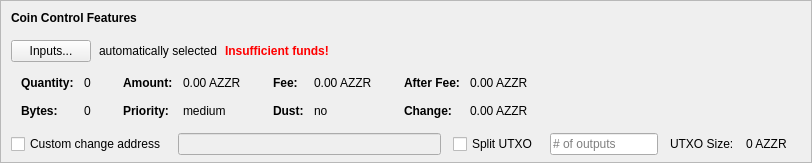
    <widget class="QFrame" name="frameCoinControl">
     <property name="sizePolicy">
      <sizepolicy hsizetype="Expanding" vsizetype="Expanding">
       <horstretch>0</horstretch>
       <verstretch>0</verstretch>
      </sizepolicy>
     </property>
     <property name="maximumSize">
      <size>
       <width>16777215</width>
       <height>16777215</height>
      </size>
     </property>
     <property name="frameShape">
      <enum>QFrame::StyledPanel</enum>
     </property>
     <property name="frameShadow">
      <enum>QFrame::Sunken</enum>
     </property>
     <layout class="QVBoxLayout" name="verticalLayoutCoinControl2">
      <property name="spacing">
       <number>0</number>
      </property>
      <property name="leftMargin">
       <number>0</number>
      </property>
      <property name="topMargin">
       <number>0</number>
      </property>
      <property name="rightMargin">
       <number>0</number>
      </property>
      <property name="bottomMargin">
       <number>6</number>
      </property>
      <item>
       <layout class="QVBoxLayout" name="verticalLayoutCoinControl" stretch="0,0,0,0,1">
        <property name="spacing">
         <number>0</number>
        </property>
        <property name="leftMargin">
         <number>10</number>
        </property>
        <property name="topMargin">
         <number>10</number>
        </property>
        <item>
         <layout class="QHBoxLayout" name="horizontalLayoutCoinControl1">
          <property name="bottomMargin">
           <number>15</number>
          </property>
          <item>
           <widget class="QLabel" name="labelCoinControlFeatures">
            <property name="sizePolicy">
             <sizepolicy hsizetype="Preferred" vsizetype="Maximum">
              <horstretch>0</horstretch>
              <verstretch>0</verstretch>
             </sizepolicy>
            </property>
            <property name="font">
             <font>
              <weight>75</weight>
              <bold>true</bold>
             </font>
            </property>
            <property name="styleSheet">
             <string notr="true">font-weight:bold;</string>
            </property>
            <property name="text">
             <string>Coin Control Features</string>
            </property>
           </widget>
          </item>
         </layout>
        </item>
        <item>
         <layout class="QHBoxLayout" name="horizontalLayoutCoinControl2" stretch="0,0,0,0">
          <property name="spacing">
           <number>8</number>
          </property>
          <property name="bottomMargin">
           <number>10</number>
          </property>
          <item>
           <widget class="QPushButton" name="pushButtonCoinControl">
            <property name="styleSheet">
             <string notr="true"/>
            </property>
            <property name="text">
             <string>Inputs...</string>
            </property>
            <property name="autoDefault">
             <bool>false</bool>
            </property>
           </widget>
          </item>
          <item>
           <widget class="QLabel" name="labelCoinControlAutomaticallySelected">
            <property name="text">
             <string>automatically selected</string>
            </property>
            <property name="margin">
             <number>5</number>
            </property>
           </widget>
          </item>
          <item>
           <widget class="QLabel" name="labelCoinControlInsuffFunds">
            <property name="font">
             <font>
              <weight>75</weight>
              <bold>true</bold>
             </font>
            </property>
            <property name="styleSheet">
             <string notr="true">color:red;font-weight:bold;</string>
            </property>
            <property name="text">
             <string>Insufficient funds!</string>
            </property>
            <property name="margin">
             <number>5</number>
            </property>
           </widget>
          </item>
          <item>
           <spacer name="horizontalSpacerCoinControl">
            <property name="orientation">
             <enum>Qt::Horizontal</enum>
            </property>
            <property name="sizeHint" stdset="0">
             <size>
              <width>40</width>
              <height>1</height>
             </size>
            </property>
           </spacer>
          </item>
         </layout>
        </item>
        <item>
         <widget class="QWidget" name="widgetCoinControl" native="true">
          <property name="sizePolicy">
           <sizepolicy hsizetype="Preferred" vsizetype="Preferred">
            <horstretch>0</horstretch>
            <verstretch>0</verstretch>
           </sizepolicy>
          </property>
          <property name="minimumSize">
           <size>
            <width>0</width>
            <height>0</height>
           </size>
          </property>
          <property name="styleSheet">
           <string notr="true"/>
          </property>
          <layout class="QHBoxLayout" name="horizontalLayoutCoinControl5">
           <property name="leftMargin">
            <number>0</number>
           </property>
           <property name="topMargin">
            <number>0</number>
           </property>
           <property name="rightMargin">
            <number>0</number>
           </property>
           <property name="bottomMargin">
            <number>0</number>
           </property>
           <item>
            <layout class="QHBoxLayout" name="horizontalLayoutCoinControl3" stretch="0,0,0,1">
             <property name="spacing">
              <number>20</number>
             </property>
             <property name="topMargin">
              <number>0</number>
             </property>
             <property name="bottomMargin">
              <number>10</number>
             </property>
             <item>
              <layout class="QFormLayout" name="formLayoutCoinControl1">
               <property name="horizontalSpacing">
                <number>10</number>
               </property>
               <property name="verticalSpacing">
                <number>14</number>
               </property>
               <property name="leftMargin">
                <number>10</number>
               </property>
               <property name="topMargin">
                <number>4</number>
               </property>
               <property name="rightMargin">
                <number>6</number>
               </property>
               <item row="0" column="0">
                <widget class="QLabel" name="labelCoinControlQuantityText">
                 <property name="font">
                  <font>
                   <weight>75</weight>
                   <bold>true</bold>
                  </font>
                 </property>
                 <property name="text">
                  <string>Quantity:</string>
                 </property>
                 <property name="margin">
                  <number>0</number>
                 </property>
                </widget>
               </item>
               <item row="0" column="1">
                <widget class="QLabel" name="labelCoinControlQuantity">
                 <property name="cursor">
                  <cursorShape>IBeamCursor</cursorShape>
                 </property>
                 <property name="contextMenuPolicy">
                  <enum>Qt::ActionsContextMenu</enum>
                 </property>
                 <property name="text">
                  <string notr="true">0</string>
                 </property>
                 <property name="margin">
                  <number>0</number>
                 </property>
                 <property name="textInteractionFlags">
                  <set>Qt::LinksAccessibleByMouse|Qt::TextSelectableByKeyboard|Qt::TextSelectableByMouse</set>
                 </property>
                </widget>
               </item>
               <item row="1" column="0">
                <widget class="QLabel" name="labelCoinControlBytesText">
                 <property name="font">
                  <font>
                   <weight>75</weight>
                   <bold>true</bold>
                  </font>
                 </property>
                 <property name="text">
                  <string>Bytes:</string>
                 </property>
                </widget>
               </item>
               <item row="1" column="1">
                <widget class="QLabel" name="labelCoinControlBytes">
                 <property name="cursor">
                  <cursorShape>IBeamCursor</cursorShape>
                 </property>
                 <property name="contextMenuPolicy">
                  <enum>Qt::ActionsContextMenu</enum>
                 </property>
                 <property name="text">
                  <string notr="true">0</string>
                 </property>
                 <property name="textInteractionFlags">
                  <set>Qt::LinksAccessibleByMouse|Qt::TextSelectableByKeyboard|Qt::TextSelectableByMouse</set>
                 </property>
                </widget>
               </item>
              </layout>
             </item>
             <item>
              <layout class="QFormLayout" name="formLayoutCoinControl2">
               <property name="horizontalSpacing">
                <number>10</number>
               </property>
               <property name="verticalSpacing">
                <number>14</number>
               </property>
               <property name="leftMargin">
                <number>6</number>
               </property>
               <property name="topMargin">
                <number>4</number>
               </property>
               <property name="rightMargin">
                <number>6</number>
               </property>
               <item row="0" column="0">
                <widget class="QLabel" name="labelCoinControlAmountText">
                 <property name="font">
                  <font>
                   <weight>75</weight>
                   <bold>true</bold>
                  </font>
                 </property>
                 <property name="text">
                  <string>Amount:</string>
                 </property>
                 <property name="margin">
                  <number>0</number>
                 </property>
                </widget>
               </item>
               <item row="0" column="1">
                <widget class="QLabel" name="labelCoinControlAmount">
                 <property name="cursor">
                  <cursorShape>IBeamCursor</cursorShape>
                 </property>
                 <property name="contextMenuPolicy">
                  <enum>Qt::ActionsContextMenu</enum>
                 </property>
                 <property name="text">
                  <string notr="true">0.00 AZZR</string>
                 </property>
                 <property name="textInteractionFlags">
                  <set>Qt::LinksAccessibleByMouse|Qt::TextSelectableByKeyboard|Qt::TextSelectableByMouse</set>
                 </property>
                </widget>
               </item>
               <item row="1" column="0">
                <widget class="QLabel" name="labelCoinControlPriorityText">
                 <property name="font">
                  <font>
                   <weight>75</weight>
                   <bold>true</bold>
                  </font>
                 </property>
                 <property name="text">
                  <string>Priority:</string>
                 </property>
                </widget>
               </item>
               <item row="1" column="1">
                <widget class="QLabel" name="labelCoinControlPriority">
                 <property name="cursor">
                  <cursorShape>IBeamCursor</cursorShape>
                 </property>
                 <property name="contextMenuPolicy">
                  <enum>Qt::ActionsContextMenu</enum>
                 </property>
                 <property name="text">
                  <string>medium</string>
                 </property>
                 <property name="textInteractionFlags">
                  <set>Qt::LinksAccessibleByMouse|Qt::TextSelectableByKeyboard|Qt::TextSelectableByMouse</set>
                 </property>
                </widget>
               </item>
              </layout>
             </item>
             <item>
              <layout class="QFormLayout" name="formLayoutCoinControl3">
               <property name="horizontalSpacing">
                <number>10</number>
               </property>
               <property name="verticalSpacing">
                <number>14</number>
               </property>
               <property name="leftMargin">
                <number>6</number>
               </property>
               <property name="topMargin">
                <number>4</number>
               </property>
               <property name="rightMargin">
                <number>6</number>
               </property>
               <item row="0" column="0">
                <widget class="QLabel" name="labelCoinControlFeeText">
                 <property name="font">
                  <font>
                   <weight>75</weight>
                   <bold>true</bold>
                  </font>
                 </property>
                 <property name="text">
                  <string>Fee:</string>
                 </property>
                 <property name="margin">
                  <number>0</number>
                 </property>
                </widget>
               </item>
               <item row="0" column="1">
                <widget class="QLabel" name="labelCoinControlFee">
                 <property name="cursor">
                  <cursorShape>IBeamCursor</cursorShape>
                 </property>
                 <property name="contextMenuPolicy">
                  <enum>Qt::ActionsContextMenu</enum>
                 </property>
                 <property name="text">
                  <string notr="true">0.00 AZZR</string>
                 </property>
                 <property name="textInteractionFlags">
                  <set>Qt::LinksAccessibleByMouse|Qt::TextSelectableByKeyboard|Qt::TextSelectableByMouse</set>
                 </property>
                </widget>
               </item>
               <item row="1" column="0">
                <widget class="QLabel" name="labelCoinControlLowOutputText">
                 <property name="font">
                  <font>
                   <weight>75</weight>
                   <bold>true</bold>
                  </font>
                 </property>
                 <property name="text">
                  <string>Dust:</string>
                 </property>
                </widget>
               </item>
               <item row="1" column="1">
                <widget class="QLabel" name="labelCoinControlLowOutput">
                 <property name="cursor">
                  <cursorShape>IBeamCursor</cursorShape>
                 </property>
                 <property name="contextMenuPolicy">
                  <enum>Qt::ActionsContextMenu</enum>
                 </property>
                 <property name="text">
                  <string>no</string>
                 </property>
                 <property name="textInteractionFlags">
                  <set>Qt::LinksAccessibleByMouse|Qt::TextSelectableByKeyboard|Qt::TextSelectableByMouse</set>
                 </property>
                </widget>
               </item>
              </layout>
             </item>
             <item>
              <layout class="QFormLayout" name="formLayoutCoinControl4">
               <property name="horizontalSpacing">
                <number>10</number>
               </property>
               <property name="verticalSpacing">
                <number>14</number>
               </property>
               <property name="leftMargin">
                <number>6</number>
               </property>
               <property name="topMargin">
                <number>4</number>
               </property>
               <property name="rightMargin">
                <number>6</number>
               </property>
               <item row="0" column="0">
                <widget class="QLabel" name="labelCoinControlAfterFeeText">
                 <property name="font">
                  <font>
                   <weight>75</weight>
                   <bold>true</bold>
                  </font>
                 </property>
                 <property name="text">
                  <string>After Fee:</string>
                 </property>
                 <property name="margin">
                  <number>0</number>
                 </property>
                </widget>
               </item>
               <item row="0" column="1">
                <widget class="QLabel" name="labelCoinControlAfterFee">
                 <property name="cursor">
                  <cursorShape>IBeamCursor</cursorShape>
                 </property>
                 <property name="contextMenuPolicy">
                  <enum>Qt::ActionsContextMenu</enum>
                 </property>
                 <property name="text">
                  <string notr="true">0.00 AZZR</string>
                 </property>
                 <property name="textInteractionFlags">
                  <set>Qt::LinksAccessibleByMouse|Qt::TextSelectableByKeyboard|Qt::TextSelectableByMouse</set>
                 </property>
                </widget>
               </item>
               <item row="1" column="0">
                <widget class="QLabel" name="labelCoinControlChangeText">
                 <property name="font">
                  <font>
                   <weight>75</weight>
                   <bold>true</bold>
                  </font>
                 </property>
                 <property name="text">
                  <string>Change:</string>
                 </property>
                </widget>
               </item>
               <item row="1" column="1">
                <widget class="QLabel" name="labelCoinControlChange">
                 <property name="cursor">
                  <cursorShape>IBeamCursor</cursorShape>
                 </property>
                 <property name="contextMenuPolicy">
                  <enum>Qt::ActionsContextMenu</enum>
                 </property>
                 <property name="text">
                  <string notr="true">0.00 AZZR</string>
                 </property>
                 <property name="textInteractionFlags">
                  <set>Qt::LinksAccessibleByMouse|Qt::TextSelectableByKeyboard|Qt::TextSelectableByMouse</set>
                 </property>
                </widget>
               </item>
              </layout>
             </item>
            </layout>
           </item>
          </layout>
         </widget>
        </item>
        <item>
         <layout class="QHBoxLayout" name="horizontalLayoutCoinControl4" stretch="0,0,0,0,0,0,0">
          <property name="spacing">
           <number>12</number>
          </property>
          <property name="sizeConstraint">
           <enum>QLayout::SetDefaultConstraint</enum>
          </property>
          <property name="topMargin">
           <number>5</number>
          </property>
          <property name="rightMargin">
           <number>5</number>
          </property>
          <item>
           <widget class="QCheckBox" name="checkBoxCoinControlChange">
            <property name="toolTip">
             <string>If this is activated, but the change address is empty or invalid, change will be sent to a newly generated address.</string>
            </property>
            <property name="text">
             <string>Custom change address</string>
            </property>
           </widget>
          </item>
          <item>
           <widget class="QValidatedLineEdit" name="lineEditCoinControlChange">
            <property name="enabled">
             <bool>false</bool>
            </property>
            <property name="sizePolicy">
             <sizepolicy hsizetype="Expanding" vsizetype="Fixed">
              <horstretch>0</horstretch>
              <verstretch>0</verstretch>
             </sizepolicy>
            </property>
           </widget>
          </item>
          <item>
           <widget class="QCheckBox" name="splitBlockCheckBox">
            <property name="text">
             <string>Split UTXO</string>
            </property>
           </widget>
          </item>
          <item>
           <widget class="QLineEdit" name="splitBlockLineEdit">
            <property name="sizePolicy">
             <sizepolicy hsizetype="Fixed" vsizetype="Fixed">
              <horstretch>50</horstretch>
              <verstretch>0</verstretch>
             </sizepolicy>
            </property>
            <property name="placeholderText">
             <string># of outputs</string>
            </property>
           </widget>
          </item>
          <item>
           <widget class="QLabel" name="labelBlockSizeText">
            <property name="text">
             <string>UTXO Size:</string>
            </property>
           </widget>
          </item>
          <item>
           <widget class="QLabel" name="labelBlockSize">
            <property name="text">
             <string>0 AZZR</string>
            </property>
           </widget>
          </item>
          <item>
           <widget class="QLabel" name="labelCoinControlChangeLabel">
            <property name="sizePolicy">
             <sizepolicy hsizetype="Preferred" vsizetype="Expanding">
              <horstretch>0</horstretch>
              <verstretch>0</verstretch>
             </sizepolicy>
            </property>
            <property name="minimumSize">
             <size>
              <width>0</width>
              <height>0</height>
             </size>
            </property>
            <property name="text">
             <string/>
            </property>
            <property name="margin">
             <number>3</number>
            </property>
           </widget>
          </item>
         </layout>
        </item>
        <item>
         <spacer name="verticalSpacerCoinControl">
          <property name="orientation">
           <enum>Qt::Vertical</enum>
          </property>
          <property name="sizeHint" stdset="0">
           <size>
            <width>800</width>
            <height>1</height>
           </size>
          </property>
         </spacer>
        </item>
       </layout>
      </item>
     </layout>
    </widget>
